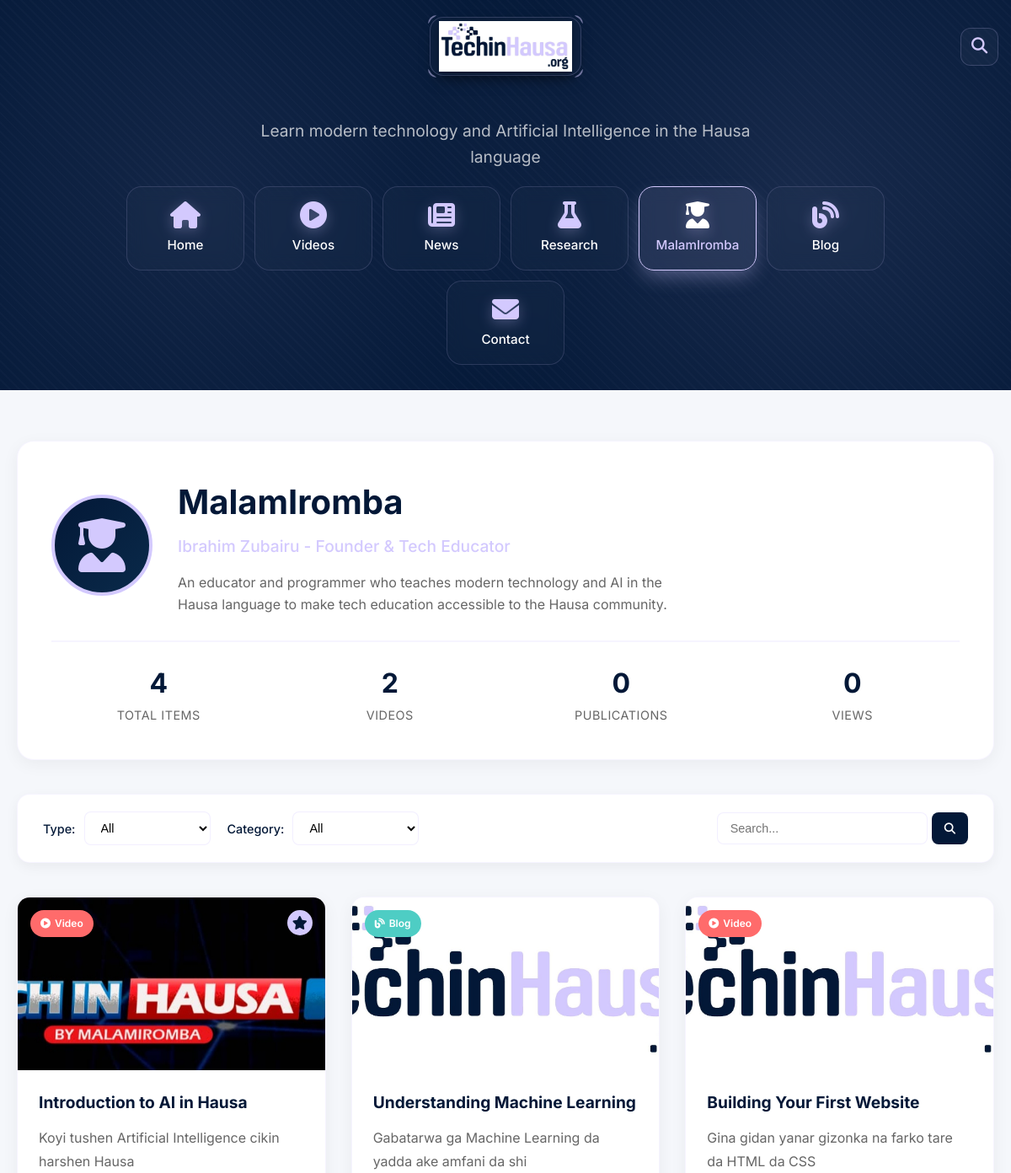
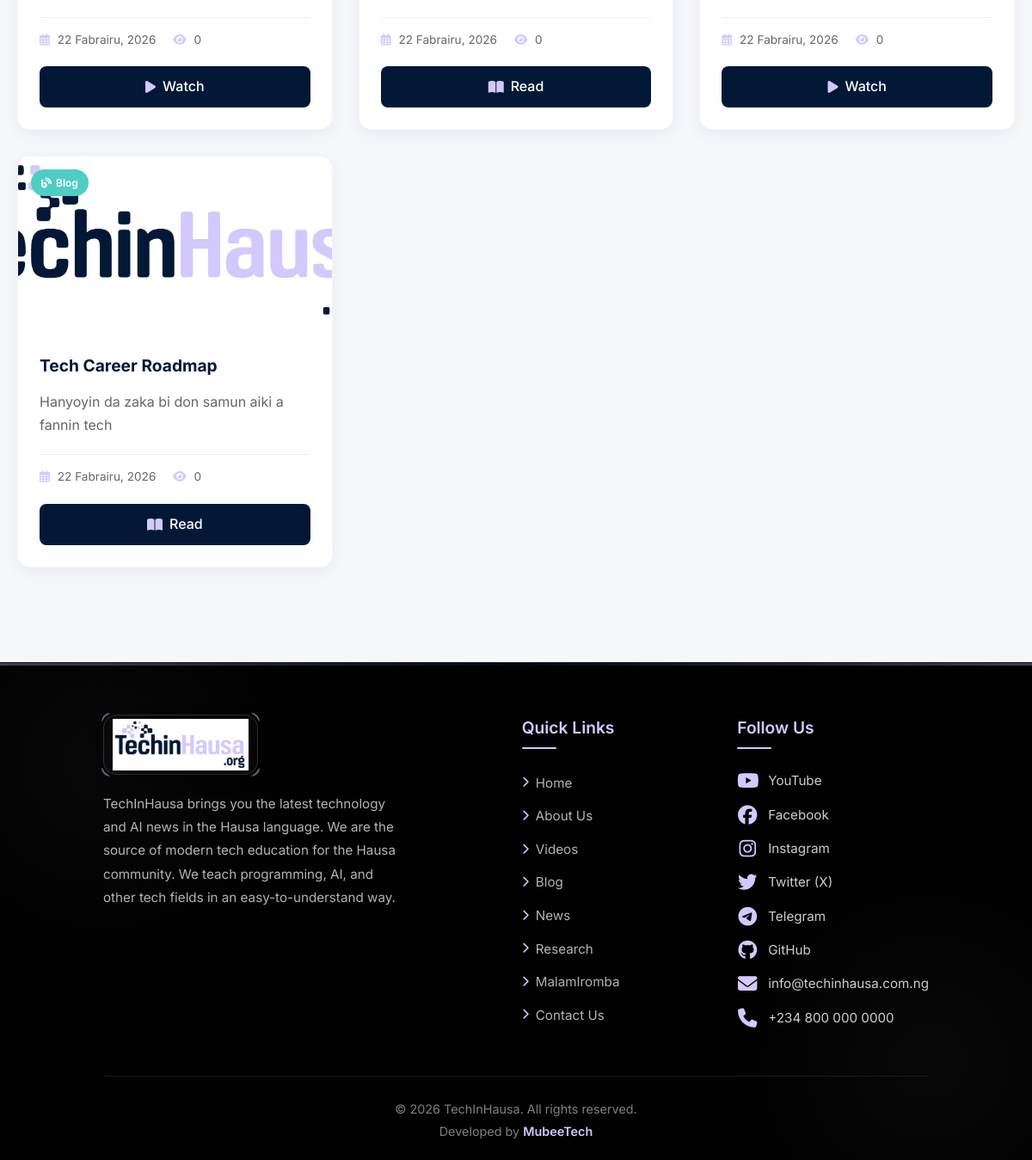
Page /creator.php on the committed database (2 pictures, top to bottom).
### tables this page shows
CREATE TABLE `creator` (
  `id` int(11) NOT NULL,
  `title` varchar(255) NOT NULL,
  `slug` varchar(255) NOT NULL,
  `content_type` enum('video','blog','publication','achievement') NOT NULL DEFAULT 'blog',
  `category` varchar(100) DEFAULT NULL,
  `excerpt` text DEFAULT NULL,
  `content` longtext DEFAULT NULL,
  `featured_image` varchar(255) DEFAULT NULL,
  `video_url` varchar(255) DEFAULT NULL,
  `video_duration` varchar(20) DEFAULT NULL,
  `file_url` varchar(255) DEFAULT NULL,
  `author` varchar(100) DEFAULT 'Ibrahim Zubairu',
  `years_active` int(11) DEFAULT 5,
  `projects_count` int(11) DEFAULT 50,
  `students_count` varchar(20) DEFAULT '10,000+',
  `views` int(11) DEFAULT 0,
  `is_featured` tinyint(1) DEFAULT 0,
  `is_published` tinyint(1) DEFAULT 1,
  `published_at` datetime DEFAULT NULL,
  `created_at` timestamp NOT NULL DEFAULT current_timestamp(),
  `updated_at` timestamp NOT NULL DEFAULT current_timestamp() ON UPDATE current_timestamp()
);

### includes/functions.php (called while the page is built, shortened)
<?php
function getImageUrl($image, $type = 'content') {
    global $SITE_URL;
    $image = ltrim($image, '/');
    $folders = [
        'video'    => 'videos',
        'blog'     => 'blog',
        'news'     => 'news',
        'research' => 'research',
        'media'    => 'media',
        'sponsor'  => 'sponsors',
        'creator'  => 'creator',
        'founder'  => 'founders',
        'content'  => 'content'
    ];
    $folder = $folders[$type] ?? 'content';
    return $SITE_URL . '/uploads/' . $folder . '/' . $image;
}
function formatDateHausa($date) {
    $timestamp = strtotime($date);
    $months = [
        'Janairu', 'Fabrairu', 'Maris', 'Afrilu', 'Mayu', 'Yuni',
        'Yuli', 'Agusta', 'Satumba', 'Oktoba', 'Nuwamba', 'Disamba'
    ];
    $day = date('j', $timestamp);
    $month = $months[date('n', $timestamp) - 1];
    $year = date('Y', $timestamp);
    return "$day $month, $year";
}
function truncateText($text, $length = 100) {
    if (strlen($text) <= $length) return $text;
    return substr($text, 0, $length) . '...';
}
?>

### creator.php (the view, shortened to what this page needs)
<?php
require_once 'includes/functions.php';
$type_filter = isset($_GET['type']) ? sanitize($_GET['type']) : 'all';
$page = isset($_GET['page']) ? (int)$_GET['page'] : 1;
$limit = 9;
$offset = ($page - 1) * $limit;
$where = "WHERE is_published = 1";
$query = "
    SELECT * FROM creator
    $where
    ORDER BY
        CASE
            WHEN is_featured = 1 THEN 0
            ELSE 1
        END,
        published_at DESC
    LIMIT $offset, $limit
";
$result = mysqli_query($conn, $query);
$stats_query = "
    SELECT
        COUNT(*) as total_items,
        SUM(CASE WHEN content_type = 'video' THEN 1 ELSE 0 END) as total_videos,
        SUM(CASE WHEN content_type = 'publication' THEN 1 ELSE 0 END) as total_publications,
        SUM(CASE WHEN content_type = 'tutorial' THEN 1 ELSE 0 END) as total_tutorials,
        SUM(views) as total_views
    FROM creator
    WHERE is_published = 1
";
$stats_result = mysqli_query($conn, $stats_query);
$stats = mysqli_fetch_assoc($stats_result);
include 'partials/header.php';
?>
<section class="creator-page-section">
    <div class="container">
        <div class="creator-header">
            <div class="creator-profile">
                <div class="creator-avatar">
                    <i class="fas fa-user-graduate"></i>
                </div>
                <div class="creator-info">
                    <h1 class="creator-name">MalamIromba</h1>
                    <p class="creator-title">Ibrahim Zubairu - Founder & Tech Educator</p>
                    <div class="creator-bio-short">
                        <p>An educator and programmer who teaches modern technology and AI in the Hausa language to make tech education accessible to the Hausa community.</p>
                    </div>
                </div>
            </div>
            <div class="creator-stats">
                <div class="stat-item">
                    <span class="stat-number"><?= number_format($stats['total_items'] ?? 0) ?></span>
                    <span class="stat-label">Total Items</span>
                </div>
                <div class="stat-item">
                    <span class="stat-number"><?= number_format($stats['total_videos'] ?? 0) ?></span>
                    <span class="stat-label">Videos</span>
                </div>
                <div class="stat-item">
                    <span class="stat-number"><?= number_format($stats['total_publications'] ?? 0) ?></span>
                    <span class="stat-label">Publications</span>
                </div>
                <div class="stat-item">
                    <span class="stat-number"><?= number_format($stats['total_views'] ?? 0) ?></span>
                    <span class="stat-label">Views</span>
                </div>
            </div>
        </div>
        <div class="filter-bar">
            <div class="filter-group">
                <label for="type-filter">Type:</label>
                <select id="type-filter" class="filter-select" onchange="filterByType(this.value)">
                    <option value="all" <?= $type_filter == 'all' ? 'selected' : '' ?>>All</option>
                </select>
            </div>
            <div class="filter-group">
                <label for="category-filter">Category:</label>
                <select id="category-filter" class="filter-select" onchange="filterByCategory(this.value)">
                    <option value="">All</option>
                </select>
            </div>
            <div class="filter-group search-group">
                <form action="creator.php" method="GET" class="filter-search">
                    <input type="text" name="search" placeholder="Search..." value="<?= isset($_GET['search']) ? htmlspecialchars($_GET['search']) : '' ?>">
                    <button type="submit"><i class="fas fa-search"></i></button>
                </form>
            </div>
        </div>
        <?php if ($result && mysqli_num_rows($result) > 0): ?>
            <div class="creator-grid">
                <?php while ($item = mysqli_fetch_assoc($result)): ?>
                    <div class="creator-card <?= $item['content_type'] ?>">
                        <div class="creator-card-image">
                            <a href="<?= SITE_URL ?>/item.php?id=<?= $item['id'] ?>&slug=<?= $item['slug'] ?>">
                                <img src="<?= getImageUrl($item['featured_image'] ?? '', 'creator') ?>"
                                     alt="<?= htmlspecialchars($item['title']) ?>"
                                     onerror="this.src='<?= SITE_URL ?>/assets/images/techinhausa-about.jpg'">
                                <span class="content-type-badge <?= $item['content_type'] ?>">
                                    <?php
                                    $type_icons = [
                                        'video' => 'fa-play-circle',
                                        'blog' => 'fa-blog',
                                        'publication' => 'fa-file-pdf',
                                        'tutorial' => 'fa-graduation-cap',
                                        'course' => 'fa-book-open'
                                    ];
                                    $type_labels = [
                                        'video' => 'Video',
                                        'blog' => 'Blog',
                                        'publication' => 'Publication',
                                        'tutorial' => 'Tutorial',
                                        'course' => 'Course'
                                    ];
                                    ?>
                                    <i class="fas <?= $type_icons[$item['content_type']] ?? 'fa-file' ?>"></i>
                                    <span><?= $type_labels[$item['content_type']] ?? ucfirst($item['content_type']) ?></span>
                                </span>
                                <?php if ($item['is_featured']): ?>
                                    <span class="featured-badge">
                                        <i class="fas fa-star"></i>
                                    </span>
                                <?php endif; ?>
                            </a>
                        </div>
                        <div class="creator-card-content">
                            <h3 class="creator-card-title">
                                <a href="<?= SITE_URL ?>/item.php?id=<?= $item['id'] ?>&slug=<?= $item['slug'] ?>">
                                    <?= htmlspecialchars($item['title']) ?>
                                </a>
                            </h3>
                            <p class="creator-card-excerpt">
                                <?= truncateText($item['excerpt'] ?? $item['content'] ?? '', 100) ?>
                            </p>
                            <div class="creator-card-meta">
                                <span class="creator-date">
                                    <i class="far fa-calendar-alt"></i>
                                    <?= formatDateHausa($item['published_at'] ?? $item['created_at']) ?>
                                </span>
                                <span class="creator-views">
                                    <i class="fas fa-eye"></i> <?= number_format($item['views'] ?? 0) ?>
                                </span>
                            </div>
                            <?php if ($item['content_type'] == 'video' && !empty($item['video_url'])): ?>
                                <a href="<?= $item['video_url'] ?>" target="_blank" class="watch-btn">
                                    <i class="fas fa-play"></i> Watch
                                </a>
                            <?php else: ?>
                                <a href="<?= SITE_URL ?>/item.php?id=<?= $item['id'] ?>&slug=<?= $item['slug'] ?>" class="read-btn">
                                    <i class="fas fa-book-open"></i> Read
                                </a>
                            <?php endif; ?>
                        </div>
                    </div>
                <?php endwhile; ?>
            </div>
        <?php endif; ?>
    </div>
</section>
<?php include 'partials/footer.php'; ?>

### rows in the picture
creator: featured_image (picture), content_type "Video", is_featured 1 (drawn), title "Introduction to AI in Hausa", excerpt "Koyi tushen Artificial Intelligence cikin harshen Hausa", published_at "22 Fabrairu, 2026", views "0"
creator: content_type "Blog", title "Understanding Machine Learning", excerpt "Gabatarwa ga Machine Learning da yadda ake amfani da shi", published_at "22 Fabrairu, 2026", views "0"
creator: content_type "Video", title "Building Your First Website", excerpt "Gina gidan yanar gizonka na farko tare da HTML da CSS", published_at "22 Fabrairu, 2026", views "0"
creator: content_type "Blog", title "Tech Career Roadmap", excerpt "Hanyoyin da zaka bi don samun aiki a fannin tech", published_at "22 Fabrairu, 2026", views "0"

### other values in the picture
$stats['total_items'] "4"
$stats['total_videos'] "2"
$stats['total_publications'] "0"
$stats['total_views'] "0"
